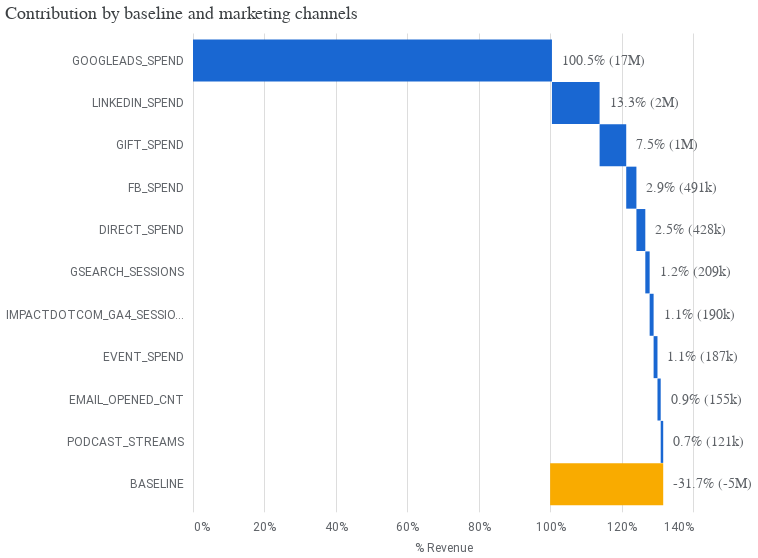

Notebook source saved alongside this figure:
### Code cell
# Generate each individual chart and remove their individual config attributes to avoid conflicts on concatenation
media_summary.plot_contribution_waterfall_chart()

### Figure 1 — Vega-Lite specification as saved in the notebook (floating-point values rounded to 4 significant figures)
{"config": {"view": {"continuousWidth": 300, "continuousHeight": 300, "strokeOpacity": 0}, "axis": {"labelColor": "#5F6368", "labelFont": "Roboto", "labelFontSize": 12, "titleColor": "#5F6368", "titleFont": "Roboto", "titleFontSize": 12, "titleFontWeight": "normal", "titlePadding": 10}}, "layer": [{"mark": {"type": "bar", "size": 42}, "encoding": {"color": {"condition": {"test": "(datum.channel === 'BASELINE')", "value": "#F9AB00"}, "value": "#1967D2"}, "x": {"axis": {"domain": false, "format": "%", "labelPadding": 10, "tickCount": 5, "ticks": false}, "field": "prev_sum", "title": "% Revenue", "type": "quantitative"}, "x2": {"field": "sum_outcome"}, "y": {"axis": {"domain": false, "labelPadding": 10, "ticks": false}, "field": "channel", "scale": {"paddingOuter": 0.2}, "sort": null, "title": null, "type": "nominal"}}, "transform": [{"window": [{"op": "sum", "field": "pct_of_contribution", "as": "sum_outcome"}, {"op": "lead", "field": "channel", "as": "kwargs"}]}, {"calculate": "datum.sum_outcome - datum.pct_of_contribution", "as": "prev_sum"}, {"calculate": "datum.incremental_outcome < 0 ? datum.prev_sum : datum.sum_outcome", "as": "text_x"}]}, {"mark": {"type": "text", "align": "left", "color": "#5F6368", "dx": 10, "fontSize": 14}, "encoding": {"text": {"field": "outcome_text", "type": "nominal"}, "x": {"field": "text_x", "type": "quantitative"}, "y": {"axis": {"domain": false, "labelPadding": 10, "ticks": false}, "field": "channel", "scale": {"paddingOuter": 0.2}, "sort": null, "title": null, "type": "nominal"}}, "transform": [{"window": [{"op": "sum", "field": "pct_of_contribution", "as": "sum_outcome"}, {"op": "lead", "field": "channel", "as": "kwargs"}]}, {"calculate": "datum.sum_outcome - datum.pct_of_contribution", "as": "prev_sum"}, {"calculate": "datum.incremental_outcome < 0 ? datum.prev_sum : datum.sum_outcome", "as": "text_x"}]}], "data": {"name": "data-c5e736377d3822ade8edb694594130a3"}, "height": 478.8, "title": {"text": "Contribution by baseline and marketing channels", "anchor": "start", "color": "#3C4043", "font": "Google Sans Display", "fontSize": 18, "fontWeight": "normal", "offset": 10}, "width": 500, "$schema": "https://vega.github.io/schema/vega-lite/v5.20.1.json", "datasets": {"data-c5e736377d3822ade8edb694594130a3": [{"channel": "GOOGLEADS_SPEND", "incremental_outcome": 17280000.0, "pct_of_contribution": 1.005, "outcome_text": "100.5% (17M)"}, {"channel": "LINKEDIN_SPEND", "incremental_outcome": 2293000.0, "pct_of_contribution": 0.1334, "outcome_text": "13.3% (2M)"}, {"channel": "GIFT_SPEND", "incremental_outcome": 1281000.0, "pct_of_contribution": 0.07453, "outcome_text": "7.5% (1M)"}, {"channel": "FB_SPEND", "incremental_outcome": 490800.0, "pct_of_contribution": 0.02855, "outcome_text": "2.9% (491k)"}, {"channel": "DIRECT_SPEND", "incremental_outcome": 427900.0, "pct_of_contribution": 0.02489, "outcome_text": "2.5% (428k)"}, {"channel": "GSEARCH_SESSIONS", "incremental_outcome": 208800.0, "pct_of_contribution": 0.01215, "outcome_text": "1.2% (209k)"}, {"channel": "IMPACTDOTCOM_GA4_SESSIONS", "incremental_outcome": 190500.0, "pct_of_contribution": 0.01108, "outcome_text": "1.1% (190k)"}, {"channel": "EVENT_SPEND", "incremental_outcome": 186600.0, "pct_of_contribution": 0.01085, "outcome_text": "1.1% (187k)"}, {"channel": "EMAIL_OPENED_CNT", "incremental_outcome": 155200.0, "pct_of_contribution": 0.009027, "outcome_text": "0.9% (155k)"}, {"channel": "PODCAST_STREAMS", "incremental_outcome": 120600.0, "pct_of_contribution": 0.007014, "outcome_text": "0.7% (121k)"}, {"channel": "BASELINE", "incremental_outcome": -5442000.0, "pct_of_contribution": -0.3166, "outcome_text": "-31.7% (-5M)"}]}}
